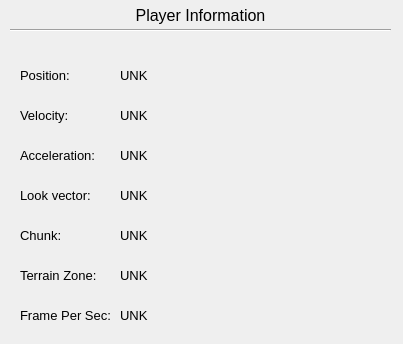
<?xml version="1.0" encoding="UTF-8"?>
<ui version="4.0">
 <class>PlayerInfo</class>
 <widget class="QWidget" name="PlayerInfo">
  <property name="geometry">
   <rect>
    <x>0</x>
    <y>0</y>
    <width>403</width>
    <height>344</height>
   </rect>
  </property>
  <property name="windowTitle">
   <string>Form</string>
  </property>
  <widget class="Line" name="line">
   <property name="geometry">
    <rect>
     <x>10</x>
     <y>20</y>
     <width>381</width>
     <height>20</height>
    </rect>
   </property>
   <property name="orientation">
    <enum>Qt::Horizontal</enum>
   </property>
  </widget>
  <widget class="QLabel" name="label">
   <property name="geometry">
    <rect>
     <x>10</x>
     <y>0</y>
     <width>381</width>
     <height>31</height>
    </rect>
   </property>
   <property name="font">
    <font>
     <pointsize>12</pointsize>
    </font>
   </property>
   <property name="text">
    <string>Player Information</string>
   </property>
   <property name="alignment">
    <set>Qt::AlignCenter</set>
   </property>
  </widget>
  <widget class="QLabel" name="label_2">
   <property name="geometry">
    <rect>
     <x>20</x>
     <y>60</y>
     <width>71</width>
     <height>31</height>
    </rect>
   </property>
   <property name="font">
    <font>
     <pointsize>10</pointsize>
    </font>
   </property>
   <property name="text">
    <string>Position:</string>
   </property>
  </widget>
  <widget class="QLabel" name="posLabel">
   <property name="geometry">
    <rect>
     <x>120</x>
     <y>60</y>
     <width>271</width>
     <height>31</height>
    </rect>
   </property>
   <property name="font">
    <font>
     <pointsize>10</pointsize>
    </font>
   </property>
   <property name="text">
    <string>UNK</string>
   </property>
  </widget>
  <widget class="QLabel" name="label_4">
   <property name="geometry">
    <rect>
     <x>20</x>
     <y>100</y>
     <width>71</width>
     <height>31</height>
    </rect>
   </property>
   <property name="font">
    <font>
     <pointsize>10</pointsize>
    </font>
   </property>
   <property name="text">
    <string>Velocity:</string>
   </property>
  </widget>
  <widget class="QLabel" name="velLabel">
   <property name="geometry">
    <rect>
     <x>120</x>
     <y>100</y>
     <width>271</width>
     <height>31</height>
    </rect>
   </property>
   <property name="font">
    <font>
     <pointsize>10</pointsize>
    </font>
   </property>
   <property name="text">
    <string>UNK</string>
   </property>
  </widget>
  <widget class="QLabel" name="label_6">
   <property name="geometry">
    <rect>
     <x>20</x>
     <y>140</y>
     <width>81</width>
     <height>31</height>
    </rect>
   </property>
   <property name="font">
    <font>
     <pointsize>10</pointsize>
    </font>
   </property>
   <property name="text">
    <string>Acceleration:</string>
   </property>
  </widget>
  <widget class="QLabel" name="accLabel">
   <property name="geometry">
    <rect>
     <x>120</x>
     <y>140</y>
     <width>271</width>
     <height>31</height>
    </rect>
   </property>
   <property name="font">
    <font>
     <pointsize>10</pointsize>
    </font>
   </property>
   <property name="text">
    <string>UNK</string>
   </property>
  </widget>
  <widget class="QLabel" name="lookLabel">
   <property name="geometry">
    <rect>
     <x>120</x>
     <y>180</y>
     <width>271</width>
     <height>31</height>
    </rect>
   </property>
   <property name="font">
    <font>
     <pointsize>10</pointsize>
    </font>
   </property>
   <property name="text">
    <string>UNK</string>
   </property>
  </widget>
  <widget class="QLabel" name="label_9">
   <property name="geometry">
    <rect>
     <x>20</x>
     <y>180</y>
     <width>81</width>
     <height>31</height>
    </rect>
   </property>
   <property name="font">
    <font>
     <pointsize>10</pointsize>
    </font>
   </property>
   <property name="text">
    <string>Look vector:</string>
   </property>
  </widget>
  <widget class="QLabel" name="label_10">
   <property name="geometry">
    <rect>
     <x>20</x>
     <y>220</y>
     <width>81</width>
     <height>31</height>
    </rect>
   </property>
   <property name="font">
    <font>
     <pointsize>10</pointsize>
    </font>
   </property>
   <property name="text">
    <string>Chunk:</string>
   </property>
  </widget>
  <widget class="QLabel" name="chunkLabel">
   <property name="geometry">
    <rect>
     <x>120</x>
     <y>220</y>
     <width>271</width>
     <height>31</height>
    </rect>
   </property>
   <property name="font">
    <font>
     <pointsize>10</pointsize>
    </font>
   </property>
   <property name="text">
    <string>UNK</string>
   </property>
  </widget>
  <widget class="QLabel" name="label_11">
   <property name="geometry">
    <rect>
     <x>20</x>
     <y>260</y>
     <width>91</width>
     <height>31</height>
    </rect>
   </property>
   <property name="font">
    <font>
     <pointsize>10</pointsize>
    </font>
   </property>
   <property name="text">
    <string>Terrain Zone:</string>
   </property>
  </widget>
  <widget class="QLabel" name="zoneLabel">
   <property name="geometry">
    <rect>
     <x>120</x>
     <y>260</y>
     <width>271</width>
     <height>31</height>
    </rect>
   </property>
   <property name="font">
    <font>
     <pointsize>10</pointsize>
    </font>
   </property>
   <property name="text">
    <string>UNK</string>
   </property>
  </widget>
  <widget class="QLabel" name="label_12">
   <property name="geometry">
    <rect>
     <x>20</x>
     <y>300</y>
     <width>91</width>
     <height>31</height>
    </rect>
   </property>
   <property name="font">
    <font>
     <pointsize>10</pointsize>
    </font>
   </property>
   <property name="text">
    <string>Frame Per Sec:</string>
   </property>
  </widget>
  <widget class="QLabel" name="fpsLabel">
   <property name="geometry">
    <rect>
     <x>120</x>
     <y>300</y>
     <width>271</width>
     <height>31</height>
    </rect>
   </property>
   <property name="font">
    <font>
     <pointsize>10</pointsize>
    </font>
   </property>
   <property name="text">
    <string>UNK</string>
   </property>
  </widget>
 </widget>
 <resources/>
 <connections/>
</ui>
